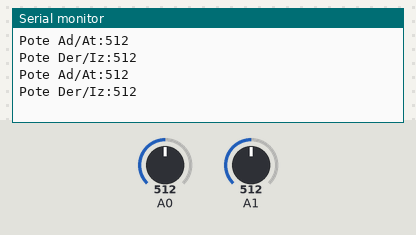
This sketch was run on a simulated Arduino Uno, built with avr-gcc and run on an emulated ATmega328P. On the bench: the last lines printed to the serial monitor. The inputs (shaded band) are chosen by the test bench; at power-on: A0 = 512, A1 = 512.

Above: at 1.3 s.
1.4 s: A0 set to 716
At 2.32 s:
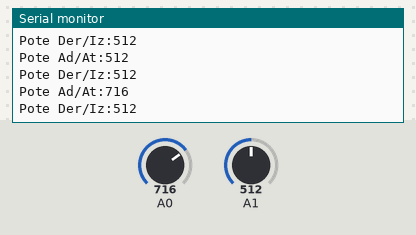
2.9 s: A1 set to 716
At 3.82 s:
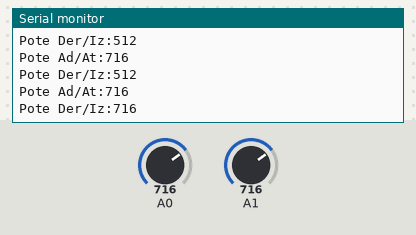
4.4 s: A0 set to 900
At 4.82 s:
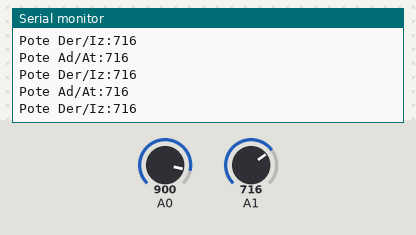
5.9 s: A1 set to 900
At 6.32 s:
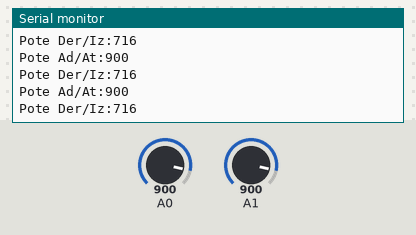
Timing chart, 0 to 8.4 s (numbered marks = the images above; inputs shaded):
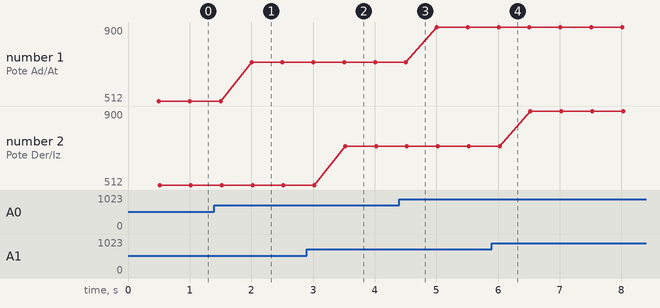

The sketch:

JoystickPrueba.ino
```cpp
#define boton 8

void setup() {
  Serial.begin(9600);
  pinMode(boton,INPUT_PULLUP);
}

void loop() {
  uint16_t pote1Val = analogRead(A0);
  uint16_t pote2Val = analogRead(A1);
  delay(500);
  Serial.print("Pote Ad/At:");
  Serial.println(pote1Val);
  Serial.print("Pote Der/Iz:");
  Serial.println(pote2Val);
  //Serial.println(digitalRead(boton));
}
```

Measured:
- after the input at 1.4 s, the serial monitor: prints a new line after 0.60 s (image 1)
- after the input at 2.9 s, the serial monitor: prints a new line after 0.62 s (image 2)
- plotted number 1: 512 → 716 after the input at 1.4 s, 716 → 900 after the input at 4.4 s
